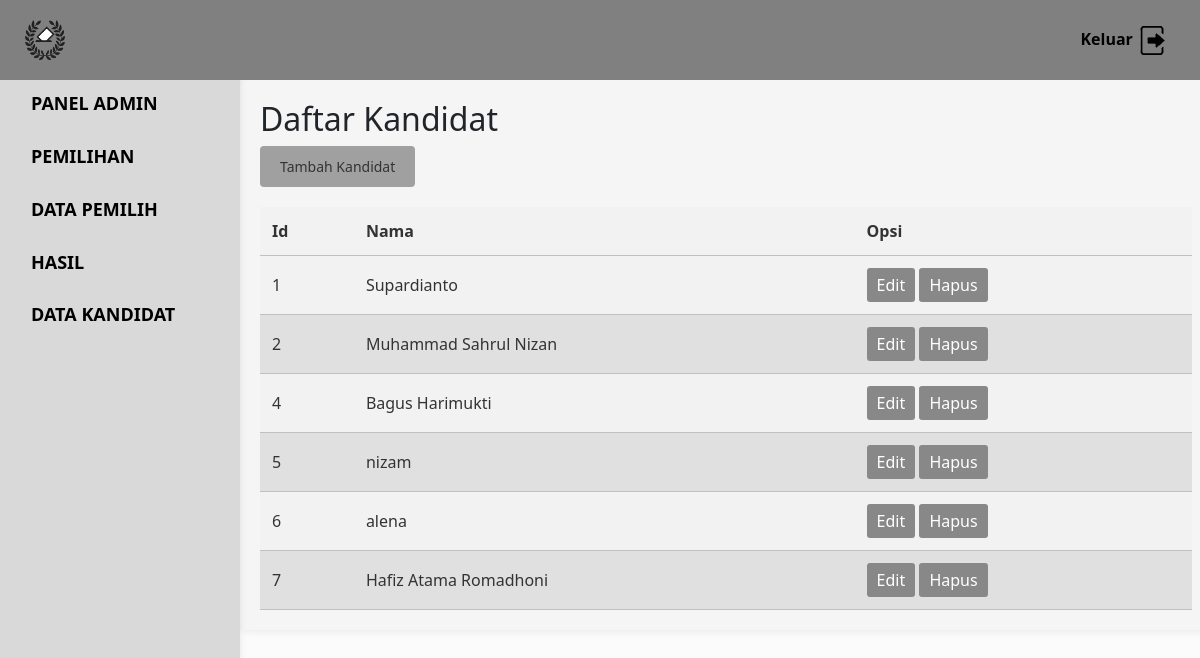
The app's page /admin/kandidat.php with its own data.
### tables this page shows
CREATE TABLE `kandidat` (
  `id_kandidat` int(11) NOT NULL,
  `nama` varchar(100) NOT NULL,
  `foto_kandidat` text NOT NULL
);

### admin/kandidat.php (the view, shortened to what this page needs)
<?php
include '../connect.php';
?>
<!DOCTYPE html>
<html lang="en">
<head>
    <link rel="stylesheet" href="../css/bootstrap.min.css">
    <link rel="stylesheet" href="adminpanels.css">
</head>
<body>
    <nav id="sidebarMenu" class="collapse d-lg-block sidebar collapse">
      <div class="position-sticky">
        <div class="list-group list-group-flush mx-3 mt-4">
        <div class="judul-panel">PANEL ADMIN</div>
          <a href="event.php" class="list-group-item list-group-item-action py-2 ripple" id="eventLink">
            <span>PEMILIHAN</span>
          </a>
          <a href="pemilih.php" class="list-group-item list-group-item-action py-2 ripple" id="pemilihLink">
            <span>DATA PEMILIH</span>
          </a>
          <a href="hasil.php" class="list-group-item list-group-item-action py-2 ripple" id="hasilLink">
            <span>HASIL</span>
          </a>
          <a href="kandidat.php" class="list-group-item list-group-item-action py-2 ripple active" id="kandidatLink">
            <span>DATA KANDIDAT</span>
          </a>
        </div>
      </div>
    </nav>
    <nav class="navbar navbar-expand-sm custom-navbar sticky-top">
        <a class="navbar-brand">
            <img src="../img/logo.png" alt="Logo">
        </a>
        <div class="collapse navbar-collapse w-100" id="navbarNav">
            <ul class="navbar-nav ms-auto">
                <li class="nav-item">
                    <a class="nav-link" href="logout.php?logout=true">
                        Keluar
                        <img src="../img/logout.png" alt="Logout Icon">
                    </a>
                </li>
            </ul>
        </div>
    </nav>
    <div class="main-content">
        <div class="container container-form" id="kandidatContent">
            <h2>Daftar Kandidat</h2>
            <button class="create-event-btn" id="createKandidat">Tambah Kandidat</button>
            <table class="event-table">
                <thead>
                    <tr>
                        <th>Id</th>
                        <th>Nama</th>
                        <th>Opsi</th>
                    </tr>
                </thead>
                <tbody>
                    <?php
                    $ambilKandidat = "SELECT * FROM kandidat";
                    $resultKandidat = $conn->query($ambilKandidat);
                    if ($resultKandidat->num_rows > 0) {
                        while ($row = $resultKandidat->fetch_assoc()) {
                            echo "<tr>";
                            echo "<td>" . htmlspecialchars($row['id_kandidat']) . "</td>";
                            echo "<td>" . htmlspecialchars($row['nama']) . "</td>";
                            echo "<td>
                                    <form method='POST' action='edit_kandidat.php' style='display:inline;'>
                                        <input type='hidden' name='id_kandidat' value='" . htmlspecialchars($row['id_kandidat']) . "'>
                                        <button type='submit' class='btn-data'>Edit</button>
                                    </form>
                                    <form method='POST' action='hapus_kandidat.php' style='display:inline;' onsubmit='return confirm(\"Yakin ingin menghapus?\");'>
                                        <input type='hidden' name='id_kandidat' value='" . htmlspecialchars($row['id_kandidat']) . "'>
                                        <button type='submit' class='btn-data'>Hapus</button>
                                    </form>
                                </td>";
                            echo "</tr>";
                        }
                    } else {
                        echo "<tr><td colspan='3'>Tidak ada data.</td></tr>";
                    }
                    ?>
                </tbody>
            </table>
        </div>
    </div>
</body>
</html>

### admin/adminpanels.css (style rules this page uses)
body { background-color: #fbfbfb; }
.sidebar { background-color: #d9d9d9; }
.navbar { height: 80px; padding-left: 25px; padding-right: 25px; }
.custom-navbar { background-color: #808080; }
.navbar-brand img { width: 40px; height: 40px; }
.navbar-nav .nav-link { color: #000; font-weight: bold; font-size: 16px; }
.sidebar { position: fixed; top: 0; bottom: 0; left: 0; padding: 58px 0 0; box-shadow: 0 2px 5px 0 rgb(0 0 0 / 5%), 0 2px 10px 0 rgb(0 0 0 / 5%); width: 240px; z-index: 600; }
.sidebar .list-group-item { font-weight: bold; font-size: 18px; background-color: #d9d9d9; border: none; color: black; margin-bottom: 10px; padding: 15px; }
.judul-panel { font-weight: bold; font-size: 18px; background-color: #d9d9d9; border: none; color: black; margin-bottom: 10px; padding: 8px 15px; }
.container { margin-left: 240px; padding-top: 80px; padding-bottom: 20px; }
.container-form { width: 81%; background-color: #f5f5f5; padding: 20px; border-radius: 8px; box-shadow: 0 0 10px rgba(0, 0, 0, 0.1); }
.event-table { width: 100%; margin-top: 20px; background-color: #F2F2F2; border-collapse: collapse; }
.event-table th, .event-table td { padding: 12px; text-align: left; border-bottom: 1px solid #C0C0C0; }
.event-table th { font-weight: bold; color: #333333; }
.event-table td { color: #333333; }
.event-table tr:nth-child(even) { background-color: #E0E0E0; }
button.create-event-btn { background-color: #A0A0A0; color: #333333; border: none; padding: 10px 20px; cursor: pointer; border-radius: 4px; font-size: 14px; }
.btn-data { background-color: #888; color: white; padding: 5px 10px; text-decoration: none; border: none; border-radius: 3px; cursor: pointer; }
.container-form { position: relative; }

### records on screen
kandidat: id_kandidat "1", nama "Supardianto"
kandidat: id_kandidat "2", nama "Muhammad Sahrul Nizan"
kandidat: id_kandidat "4", nama "Bagus Harimukti"
kandidat: id_kandidat "5", nama "nizam"
kandidat: id_kandidat "6", nama "alena"
kandidat: id_kandidat "7", nama "Hafiz Atama Romadhoni"
